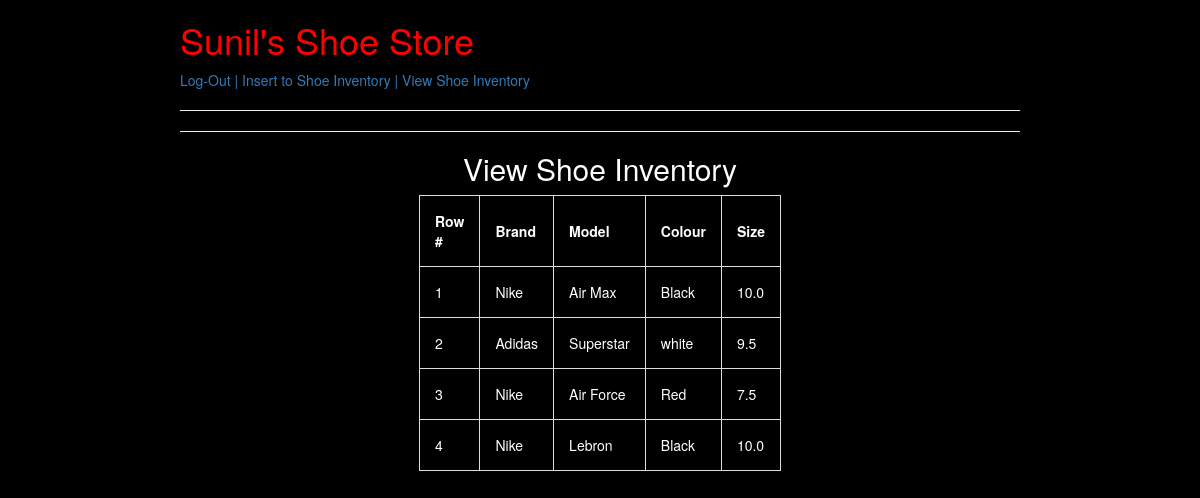
The page /view.php on the database its author committed.
### tables this page shows
CREATE TABLE `ShoesInventory` (
  `Brand` varchar(50) NOT NULL,
  `Model` varchar(50) NOT NULL,
  `Colour` varchar(50) NOT NULL,
  `Size` double(50,1) NOT NULL
);

### view.php (the view, shortened to what this page needs)
<!DOCTYPE html>
<html>
    <head>
        <link rel="stylesheet" href="https://maxcdn.bootstrapcdn.com/bootstrap/3.3.7/css/bootstrap.min.css">
    </head>
    <body>
        <div id="wrapper">
            <h1>Sunil's Shoe Store</h1>
            <?php
            require_once 'header1.php';
            ?>
            <hr>
            <h2>View Shoe Inventory</h2>
        <?php
        require_once 'connection.php';
            $query = "select * from ShoesInventory";
            $result = mysqli_query($conn, $query);
            if (mysqli_num_fields($result) > 0) {
                echo "<table id='shoes'>";
                echo "<tr><th> Row # </th>";
                echo "<th> Brand </th>";
                echo "<th> Model </th>";
                echo "<th> Colour </th>";
                echo "<th> Size </th></tr>";
                $i = 1;
                while ($row = mysqli_fetch_assoc($result)) {
                    echo "<tr><td>$i</td>";
                    echo "<td>" . $row['Brand'] . "</td>";
                    echo "<td>" . $row['Model'] . "</td>";
                    echo "<td>" . $row['Colour'] . "</td>";
                    echo "<td>" . $row['Size'] . "</td></tr>";
                    $i++;
                }
                echo "</table>";
            }
            else if(mysqli_num_fields($result) == 0){
                echo "Currently no records are found, please insert a record";
            }
        ?>
    </body>
</html>

### header1.php
<a href="logout.php">Log-Out |</a>
<a href="insert.php">Insert to Shoe Inventory |</a>
<a href="view.php">View Shoe Inventory</a>
<hr>

### view.php (style rules this page uses)
#wrapper { width:70%; margin:auto; }
table, td, th { border: 1px solid #ddd; text-align: left; }
table { border-collapse: collapse; width: 40%; margin: auto; }
th, td { padding: 15px; }
h1 { color: red; }
h2 { text-align: center; }
body { background-color: black; color: white; }

### rows shown on the page
shoesinventory: Brand "Nike", Model "Air Max", Colour "Black", Size "10.0"
shoesinventory: Brand "Adidas", Model "Superstar", Colour "white", Size "9.5"
shoesinventory: Brand "Nike", Model "Air Force", Colour "Red", Size "7.5"
shoesinventory: Brand "Nike", Model "Lebron", Colour "Black", Size "10.0"
